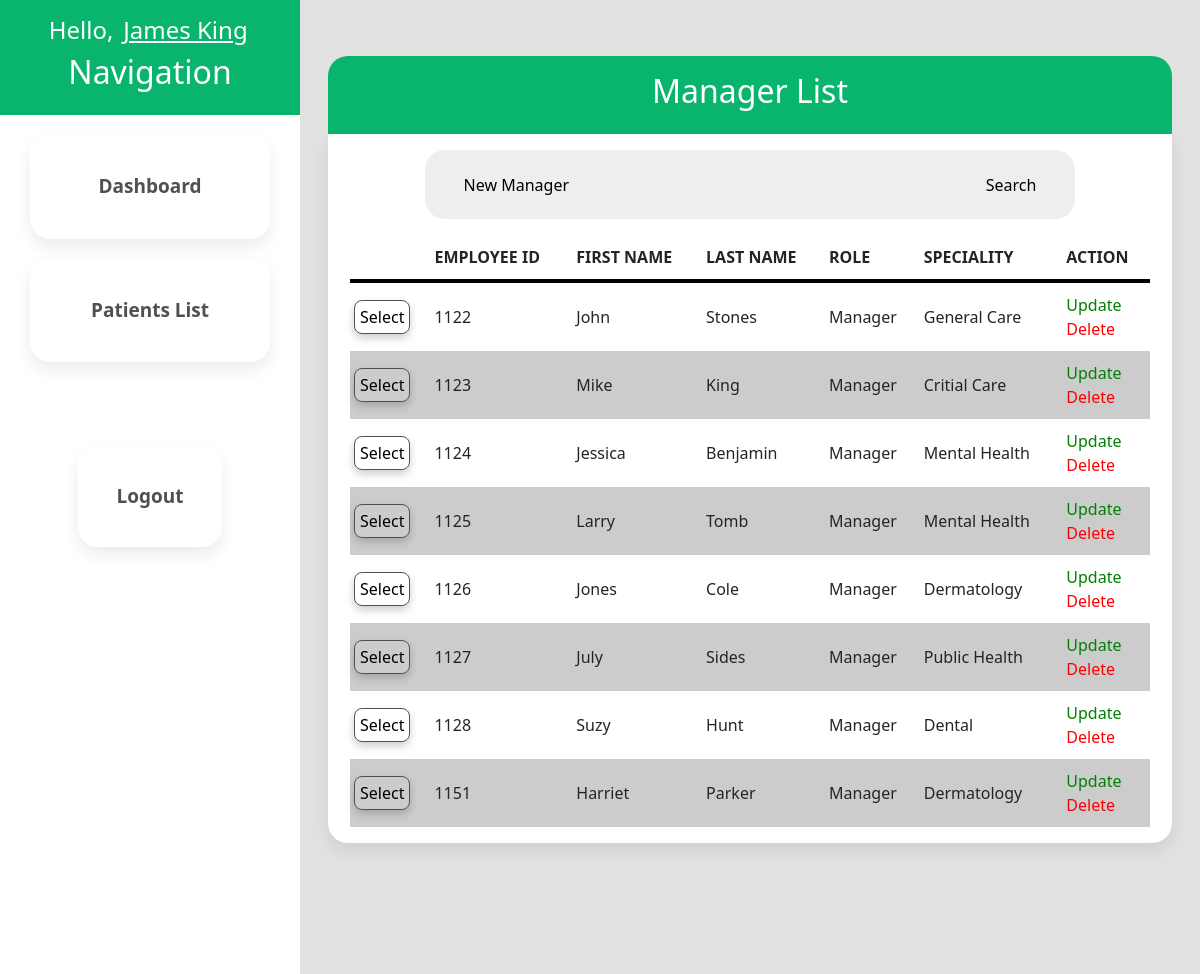
Page /manager-list.php (signed in) on the committed database.
### tables this page shows
CREATE TABLE `employee` (
  `EmployeeID` int(4) NOT NULL,
  `EmployeeFirstName` varchar(20) DEFAULT NULL,
  `EmployeeLastName` varchar(20) DEFAULT NULL,
  `RoleID` int(4) DEFAULT NULL,
  `SpecialityID` int(4) DEFAULT NULL,
  `EmployeeDoB` date DEFAULT NULL,
  `GenderID` varchar(4) DEFAULT NULL,
  `EmployeeContactNumber` varchar(50) DEFAULT NULL,
  `EmployeeEmail` varchar(50) DEFAULT NULL,
  `EmployeeAddress` varchar(20) DEFAULT NULL,
  `EmployeeHireDate` date DEFAULT NULL,
  `LoginDetailsID` int(4) DEFAULT NULL,
  `ManagerID` int(4) DEFAULT NULL
);

CREATE TABLE `role` (
  `RoleID` int(4) NOT NULL,
  `RoleTitle` varchar(20) DEFAULT NULL,
  `RoleDescription` text DEFAULT NULL,
  `RoleSalary` int(11) DEFAULT NULL
);

CREATE TABLE `speciality` (
  `SpecialityID` int(4) NOT NULL,
  `SpecialityTitle` varchar(20) DEFAULT NULL,
  `SpecialityDescription` text DEFAULT NULL
);

### manager-list.php (the view, shortened to what this page needs)
<?php
 $userID = $_SESSION['EmpID'];
?>
<?php
    require_once("includes/db_conn.php");
    $queryEmployee = "SELECT * FROM employee
                        INNER JOIN role on (employee.RoleID=role.RoleID)
                        INNER JOIN speciality on (employee.SpecialityID=speciality.SpecialityID)
                        WHERE employee.RoleID = 5
                        ORDER BY employeeID ASC LIMIT 0,100";
    $resultEmployee = $conn->query( $queryEmployee );
?>
<!DOCTYPE html>
<html lang="en">
<head>
    <?php include("includes/bootstrap.php");?>
    <link rel="stylesheet" href="css/main.css" />
</head>
<body>
    <div class="container-fluid h-100 w-100">
        <div class="row h-100">
            <div class="col-3 g-0 m-0 p-0">
                <div class="sidebar h-100">
                    <?php include("includes/navbar.php");?>
                </div>
            </div>
            <div class="col-9">
                <div class="main-content">
                    <div class="staff-header">
                        <h2>Manager List</h2>
                    </div>
                    <div class="staff-content">
                        <div class="list-toolbar">
                            <a class="new-employee" href="manager-create.php">New Manager</a>
                            <a href="manager-search.php">Search</a>
                        </div>
                        <div class ="listing">
                            <table>
                                <tr>
                                    <th></th>
                                    <th>Employee ID</th>
                                    <th>First Name</th>
                                    <th>Last Name</th>
                                    <th>Role</th>
                                    <th>Speciality</th>
                                    <th>Action</th>
                                </tr>
                            <?php
                                while ($obj = $resultEmployee -> fetch_object()) {
                                    echo "<tr>";
                                    echo "<td><a class=\"go\" href=\"manager-details.php?empID={$obj->EmployeeID}\">Select</a></td>";
                                    echo "<td>{$obj->EmployeeID}</a></td>";
                                    echo "<td>{$obj->EmployeeFirstName}</td>";
                                    echo "<td>{$obj->EmployeeLastName}</td>";
                                    echo "<td>{$obj->RoleTitle}</td>";
                                    echo "<td>{$obj->SpecialityTitle}</td>";
                                    echo "<td><a class=\"update\" href=\"manager-update.php?empID={$obj->EmployeeID}\">Update</a><br><a class=\"delete\" href=\"sql/sql-employee-delete.php?empID={$obj->EmployeeID}\">Delete</a></td>";
                                    echo "</tr>";
                                }
                            ?>
                        </div>
                    </div>
                </div>
            </div>
        </div>
    </div>
</body>
</html>

### includes/navbar.php (shortened to what this page needs)
<div class="nav-header">
  <?php
    require_once("db_conn.php");
    $getUserID = $userID;
    $stmt = $conn->prepare( "SELECT * FROM employee WHERE EmployeeID = ?" );
    $stmt->bind_param( 'i', $getUserID );
    $stmt->execute();
    $result = $stmt->get_result();
    $obj = $result->fetch_object();
    ?>
  <h4>Hello, <a href="userProfile.php"><?php echo $obj->EmployeeFirstName." ".$obj->EmployeeLastName?></a></h4>
  <h2>Navigation</h2>
</div>
<?php
  $getUserID = $userID;
  $stmt = $conn->prepare( "SELECT RoleID FROM employee WHERE EmployeeID = ?" );
  $stmt->bind_param( 'i', $getUserID );
  $stmt->execute();
  $result = $stmt->get_result();
  $obj = $result->fetch_object();
  $userRole = $obj->RoleID;
?>
<?php if($userRole == 4 || $userRole == 5){
    echo "<div class=\"nav-content\">";
    echo "<div class=\"nav-buttons\">";
      echo "<a href=\"dashboard.php\">Dashboard</a>";
      echo "<a href=\"patient-list.php\">Patients List</a>";
      echo "<a href=\"employee-list.php\">Employee List</a>";
      echo "<a href=\"manager-list.php\">Manager List</a>";
      echo "<div class=\"logout-button\">";
        echo "<a href=\"login.php\">Logout</a>";
      echo "</div>";
    echo "</div>";
  echo "</div>";
  } else {
      echo "<div class=\"nav-content\">";
      echo "<div class=\"nav-buttons\">";
        echo "<a href=\"dashboard.php\">Dashboard</a>";
        echo "<a href=\"patient-list.php\">Patients List</a>";
        echo "<div class=\"logout-button\">";
          echo "<a href=\"login.php\">Logout</a>";
        echo "</div>";
      echo "</div>";
    echo "</div>";
  }
?>

### css/main.css (style rules this page uses)
body { background-color: #e1e1e1; height: 100%; }
html { overflow: hidden; font-family: Arial, Helvetica, sans-serif; }
body, html { height: 100%; width: 100%; }
.nav-header { text-align: center; color: white; background-color: rgb(9, 180, 109); padding: 1em; }
.nav-header h4 a { color: white; padding: .15em; }
.nav-content { display: flex; justify-content: center; background-color: white; height: 100%; }
.nav-buttons { width: 20%; display: flex; flex-direction: column; position: absolute; justify-content: center; }
.nav-buttons a { font-size: 19px; font-weight: bold; color: #505050; text-decoration: none; text-align: center; margin-top: 1em; width: 100%; padding: 2em; border-color: #CBCBCB; border-width: 1px; border-radius: 20px; border-style: none; background-color: rgb(255, 255, 255); box-shadow: 0px 8px 16px 0px rgba(0,0,0,0.08); }
.logout-button { align-self: center; margin-top: 50%; }
.logout-button a { text-decoration: none; }
.sidebar { height: 100%; width: 100%; }
.main-content { padding: 1em; height: 100%; width: 100%; margin-top: 2.5em; }
.staff-header { text-align: center; color: white; background-color: rgb(9, 180, 109); padding: 1em; border-top-left-radius: 20px; border-top-right-radius: 20px; }
.staff-content { display: flex; flex-direction: column; justify-content: center; background-color: white; padding: 1em; border-bottom-left-radius: 20px; border-bottom-right-radius: 20px; box-shadow: 0px 8px 16px 0px rgba(0,0,0,0.08); }
.listing { display: flex; width: 100%; justify-content: center; max-height: 600px; overflow: hidden; overflow-y: scroll; margin-top: 1em; }
.list-toolbar { display: flex; justify-content: space-between; align-self: center; width: 80%; padding: 1em; border-radius: 20px; background-color: rgb(238, 238, 238); }
.list-toolbar a { margin-left: 1em; margin-right: 1em; padding: .4em; font-weight: 500; text-decoration: none; color: black; }
table { width: 100%; max-width: 800px; }
th, td { padding: 10px 4px; text-align: left; }
th { text-transform: uppercase; border-bottom: 4px solid #000; background-color: #fff; }
tr:nth-child(odd) { background-color: #ccc; }
a.go { text-decoration: none; border-width: 1px; border-style: solid; border-radius: 8px; color: black; border-color: #505050; padding: 5px; box-shadow: 0px 4px 8px 0px rgba(0,0,0,0.2); }
a.update { text-decoration: none; color: green; }
a.delete { text-decoration: none; color: red; }

### rows in the picture
employee: EmployeeFirstName "James", EmployeeLastName "King"
employee: EmployeeID "1122", EmployeeFirstName "John", EmployeeLastName "Stones", RoleID.RoleTitle "Manager", SpecialityID.SpecialityTitle "General Care"
employee: EmployeeID "1123", EmployeeFirstName "Mike", EmployeeLastName "King", RoleID.RoleTitle "Manager", SpecialityID.SpecialityTitle "Critial Care"
employee: EmployeeID "1124", EmployeeFirstName "Jessica", EmployeeLastName "Benjamin", RoleID.RoleTitle "Manager", SpecialityID.SpecialityTitle "Mental Health"
employee: EmployeeID "1125", EmployeeFirstName "Larry", EmployeeLastName "Tomb", RoleID.RoleTitle "Manager", SpecialityID.SpecialityTitle "Mental Health"
employee: EmployeeID "1126", EmployeeFirstName "Jones", EmployeeLastName "Cole", RoleID.RoleTitle "Manager", SpecialityID.SpecialityTitle "Dermatology"
employee: EmployeeID "1127", EmployeeFirstName "July", EmployeeLastName "Sides", RoleID.RoleTitle "Manager", SpecialityID.SpecialityTitle "Public Health"
employee: EmployeeID "1128", EmployeeFirstName "Suzy", EmployeeLastName "Hunt", RoleID.RoleTitle "Manager", SpecialityID.SpecialityTitle "Dental"
employee: EmployeeID "1151", EmployeeFirstName "Harriet", EmployeeLastName "Parker", RoleID.RoleTitle "Manager", SpecialityID.SpecialityTitle "Dermatology"
